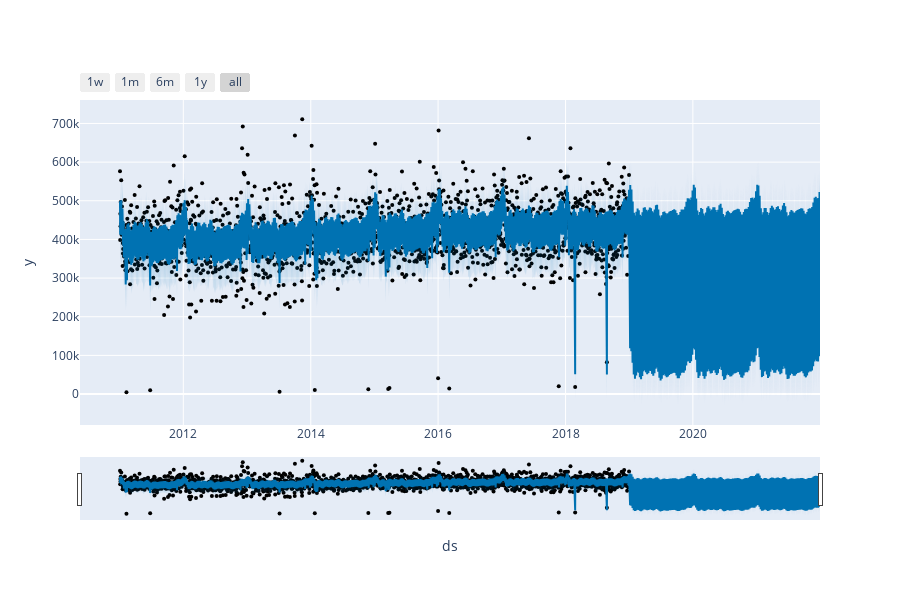

Here is the notebook cell this chart was saved with:
### Code cell
plot_plotly(m_rec, forecast_rec)

### Figure 1 — Plotly figure (JSON) as saved in the notebook; plotly's stock layout.template omitted (floating-point values rounded to 4 significant figures; data arrays with more than 128 entries replaced by an {"elided": "..."} marker saying what was removed)
{"data": [{"marker": {"color": "black", "size": 4}, "mode": "markers", "name": "Actual", "type": "scatter", "x": {"elided": "2098 str values"}, "y": {"elided": "2098 int values"}}, {"hoverinfo": "skip", "line": {"width": 0}, "mode": "lines", "type": "scatter", "x": {"elided": "3193 str values"}, "y": {"elided": "3193 float values"}}, {"fill": "tonexty", "fillcolor": "rgba(0, 114, 178, 0.2)", "line": {"color": "#0072B2", "width": 2}, "mode": "lines", "name": "Predicted", "type": "scatter", "x": {"elided": "3193 str values"}, "y": {"elided": "3193 float values"}}, {"fill": "tonexty", "fillcolor": "rgba(0, 114, 178, 0.2)", "hoverinfo": "skip", "line": {"width": 0}, "mode": "lines", "type": "scatter", "x": {"elided": "3193 str values"}, "y": {"elided": "3193 float values"}}], "layout": {"height": 600, "showlegend": false, "width": 900, "xaxis": {"rangeselector": {"buttons": [{"count": 7, "label": "1w", "step": "day", "stepmode": "backward"}, {"count": 1, "label": "1m", "step": "month", "stepmode": "backward"}, {"count": 6, "label": "6m", "step": "month", "stepmode": "backward"}, {"count": 1, "label": "1y", "step": "year", "stepmode": "backward"}, {"step": "all"}]}, "rangeslider": {"visible": true}, "title": {"text": "ds"}, "type": "date"}, "yaxis": {"title": {"text": "y"}}}}
